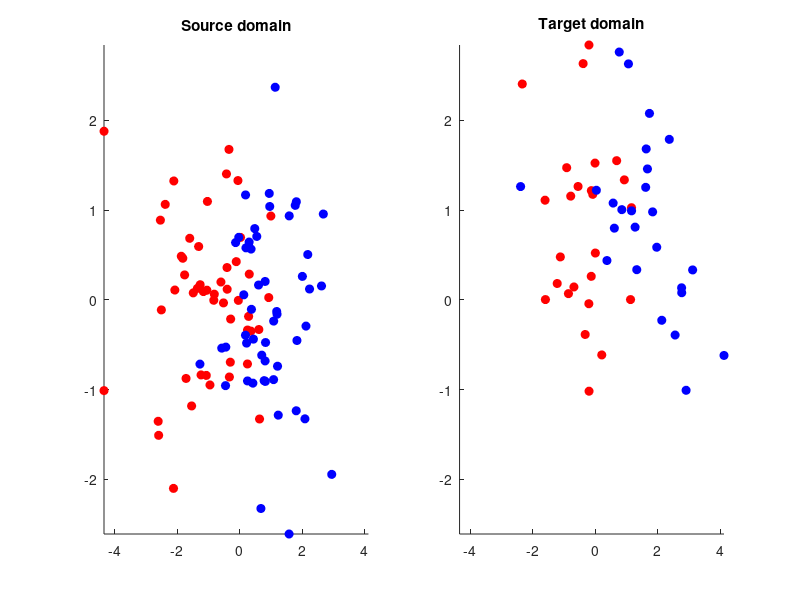

This figure's MATLAB source: (Note: this script raises an error after producing the figure.)
% Script as an example run of the classifiers
close all;
clearvars;

%% Generate domains

% Dimensionality
D = 2;

% Classes 
labels = [1,2];
K = length(labels);

% Source domain
pi_S = [1./2, 1./2];
N = 100;
X = [bsxfun(@plus, randn(round(N*pi_S(1)),D), [-1 0]);
     bsxfun(@plus, randn(round(N*pi_S(2)),D), [+1 0])];
y = [1*ones(round(N*pi_S(1)),1);
     2*ones(round(N*pi_S(2)),1)];

% Target domain
pi_T = [1./2, 1./2];
M = 50;
Z = [bsxfun(@plus, randn(round(M*pi_T(1)),D), [-0.5 1]);
     bsxfun(@plus, randn(round(M*pi_T(2)),D), [+1.5 1])];
u = [1*ones(round(M*pi_T(1)),1);
     2*ones(round(M*pi_T(2)),1)];

%% Visualize domains

% Determine axes limits
x_axis = [min([X(:,1); Z(:,1)]), max([X(:,1); Z(:,1)])];
y_axis = [min([X(:,2); Z(:,2)]), max([X(:,2); Z(:,2)])];

% Set figure properties
fg = figure(1);
set(gcf, 'Color', 'w', 'Position', [100 100 1200 600]);

% Scatter source domain
cax1 = subplot(1,2,1);
hold on
title('Source domain')
scatter(X(y==labels(1),1), X(y==labels(1),2), 'r', 'MarkerFaceColor', 'r');
scatter(X(y==labels(2),1), X(y==labels(2),2), 'b', 'MarkerFaceColor', 'b');
set(gca, 'XLim', x_axis, 'YLim', y_axis);

% Scatter target domain
cax2 = subplot(1,2,2);
hold on
title('Target domain')
scatter(Z(u==labels(1),1), Z(u==labels(1),2), 'r', 'MarkerFaceColor', 'r');
scatter(Z(u==labels(2),1), Z(u==labels(2),2), 'b', 'MarkerFaceColor', 'b');
set(gca, 'XLim', x_axis, 'YLim', y_axis);

%% Call naive classifier

% Multi-class logistic regressor
W = mLR(X,y, 'l2', 0);

% Plot decision boundary
plotl(W(:,2),cax1, 'LineStyle', '--');
plotl(W(:,2),cax2, 'LineStyle', '--');

%% Call adaptive classifier

clfr = 'iw';

switch clfr
    case 'iw'
        [W,iw] = iw(X,Z,y, 'loss', 'qd', 'iwe', 'lr');        
    case 'gfk'
        W = gfk(X,Z,y);
    case 'tca'
        W = tca(X,Z,y);
    case 'flda'
        W = flda(X,Z,y);
    case 'scl'
        W = scl(X,Z,y);
    case 'rcsa'
        W = rcsa(X,Z,y);
    case 'rba'
        W = rba(X,Z,y);
    case 'l_svma'
        W = l_svma(X,Z,y);
    otherwise
        error('Classifier unknown');
end    
    
%% Visualize classifier and predictions

plotl(W(:,1), cax1);
plotl(W(:,1), cax2);
